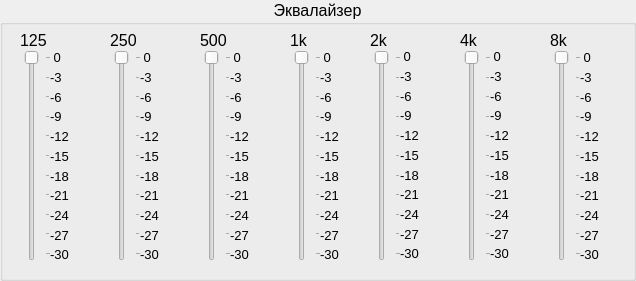
   <widget class="QGroupBox" name="equalizer">
    <property name="geometry">
     <rect>
      <x>9</x>
      <y>0</y>
      <width>636</width>
      <height>281</height>
     </rect>
    </property>
    <property name="font">
     <font>
      <pointsize>12</pointsize>
     </font>
    </property>
    <property name="autoFillBackground">
     <bool>false</bool>
    </property>
    <property name="title">
     <string>Эквалайзер</string>
    </property>
    <property name="alignment">
     <set>Qt::AlignHCenter|Qt::AlignTop</set>
    </property>
    <property name="flat">
     <bool>false</bool>
    </property>
    <property name="checkable">
     <bool>false</bool>
    </property>
    <widget class="QLabel" name="label_2k">
     <property name="geometry">
      <rect>
       <x>370</x>
       <y>30</y>
       <width>20</width>
       <height>21</height>
      </rect>
     </property>
     <property name="font">
      <font>
       <pointsize>12</pointsize>
      </font>
     </property>
     <property name="text">
      <string>2k</string>
     </property>
    </widget>
    <widget class="QWidget" name="verticalLayoutWidget_7">
     <property name="geometry">
      <rect>
       <x>580</x>
       <y>50</y>
       <width>31</width>
       <height>211</height>
      </rect>
     </property>
     <layout class="QVBoxLayout" name="layout8k">
      <item>
       <widget class="QLabel" name="label_8k_0">
        <property name="font">
         <font>
          <pointsize>10</pointsize>
         </font>
        </property>
        <property name="text">
         <string> 0</string>
        </property>
       </widget>
      </item>
      <item>
       <widget class="QLabel" name="label_8k_1">
        <property name="font">
         <font>
          <pointsize>10</pointsize>
         </font>
        </property>
        <property name="text">
         <string>-3</string>
        </property>
       </widget>
      </item>
      <item>
       <widget class="QLabel" name="label_8k_2">
        <property name="font">
         <font>
          <pointsize>10</pointsize>
         </font>
        </property>
        <property name="text">
         <string>-6</string>
        </property>
       </widget>
      </item>
      <item>
       <widget class="QLabel" name="label_8k_3">
        <property name="font">
         <font>
          <pointsize>10</pointsize>
         </font>
        </property>
        <property name="text">
         <string>-9</string>
        </property>
       </widget>
      </item>
      <item>
       <widget class="QLabel" name="label_8k_4">
        <property name="font">
         <font>
          <pointsize>10</pointsize>
         </font>
        </property>
        <property name="text">
         <string>-12</string>
        </property>
       </widget>
      </item>
      <item>
       <widget class="QLabel" name="label_8k_5">
        <property name="font">
         <font>
          <pointsize>10</pointsize>
         </font>
        </property>
        <property name="text">
         <string>-15</string>
        </property>
       </widget>
      </item>
      <item>
       <widget class="QLabel" name="label_8k_6">
        <property name="font">
         <font>
          <pointsize>10</pointsize>
         </font>
        </property>
        <property name="text">
         <string>-18</string>
        </property>
       </widget>
      </item>
      <item>
       <widget class="QLabel" name="label_8k_7">
        <property name="font">
         <font>
          <pointsize>10</pointsize>
         </font>
        </property>
        <property name="text">
         <string>-21</string>
        </property>
       </widget>
      </item>
      <item>
       <widget class="QLabel" name="label_8k_8">
        <property name="font">
         <font>
          <pointsize>10</pointsize>
         </font>
        </property>
        <property name="text">
         <string>-24</string>
        </property>
       </widget>
      </item>
      <item>
       <widget class="QLabel" name="label_8k_9">
        <property name="font">
         <font>
          <pointsize>10</pointsize>
         </font>
        </property>
        <property name="text">
         <string>-27</string>
        </property>
       </widget>
      </item>
      <item>
       <widget class="QLabel" name="label_8k_10">
        <property name="font">
         <font>
          <pointsize>10</pointsize>
         </font>
        </property>
        <property name="text">
         <string>-30</string>
        </property>
       </widget>
      </item>
     </layout>
    </widget>
    <widget class="QLabel" name="label_1k">
     <property name="geometry">
      <rect>
       <x>290</x>
       <y>30</y>
       <width>20</width>
       <height>21</height>
      </rect>
     </property>
     <property name="font">
      <font>
       <pointsize>12</pointsize>
      </font>
     </property>
     <property name="text">
      <string>1k</string>
     </property>
    </widget>
    <widget class="QSlider" name="slider250">
     <property name="geometry">
      <rect>
       <x>110</x>
       <y>50</y>
       <width>31</width>
       <height>211</height>
      </rect>
     </property>
     <property name="maximum">
      <number>10</number>
     </property>
     <property name="singleStep">
      <number>1</number>
     </property>
     <property name="pageStep">
      <number>1</number>
     </property>
     <property name="value">
      <number>0</number>
     </property>
     <property name="orientation">
      <enum>Qt::Vertical</enum>
     </property>
     <property name="invertedAppearance">
      <bool>true</bool>
     </property>
     <property name="invertedControls">
      <bool>true</bool>
     </property>
     <property name="tickPosition">
      <enum>QSlider::TicksBelow</enum>
     </property>
     <property name="tickInterval">
      <number>1</number>
     </property>
    </widget>
    <widget class="QSlider" name="slider4k">
     <property name="geometry">
      <rect>
       <x>460</x>
       <y>50</y>
       <width>31</width>
       <height>211</height>
      </rect>
     </property>
     <property name="maximum">
      <number>10</number>
     </property>
     <property name="singleStep">
      <number>1</number>
     </property>
     <property name="pageStep">
      <number>1</number>
     </property>
     <property name="value">
      <number>0</number>
     </property>
     <property name="orientation">
      <enum>Qt::Vertical</enum>
     </property>
     <property name="invertedAppearance">
      <bool>true</bool>
     </property>
     <property name="invertedControls">
      <bool>true</bool>
     </property>
     <property name="tickPosition">
      <enum>QSlider::TicksBelow</enum>
     </property>
     <property name="tickInterval">
      <number>1</number>
     </property>
    </widget>
    <widget class="QWidget" name="verticalLayoutWidget_2">
     <property name="geometry">
      <rect>
       <x>140</x>
       <y>50</y>
       <width>31</width>
       <height>211</height>
      </rect>
     </property>
     <layout class="QVBoxLayout" name="layout250">
      <item>
       <widget class="QLabel" name="label_250_0">
        <property name="font">
         <font>
          <pointsize>10</pointsize>
         </font>
        </property>
        <property name="text">
         <string> 0</string>
        </property>
       </widget>
      </item>
      <item>
       <widget class="QLabel" name="label_250_1">
        <property name="font">
         <font>
          <pointsize>10</pointsize>
         </font>
        </property>
        <property name="text">
         <string>-3</string>
        </property>
       </widget>
      </item>
      <item>
       <widget class="QLabel" name="label_250_2">
        <property name="font">
         <font>
          <pointsize>10</pointsize>
         </font>
        </property>
        <property name="text">
         <string>-6</string>
        </property>
       </widget>
      </item>
      <item>
       <widget class="QLabel" name="label_250_3">
        <property name="font">
         <font>
          <pointsize>10</pointsize>
         </font>
        </property>
        <property name="text">
         <string>-9</string>
        </property>
       </widget>
      </item>
      <item>
       <widget class="QLabel" name="label_250_4">
        <property name="font">
         <font>
          <pointsize>10</pointsize>
         </font>
        </property>
        <property name="text">
         <string>-12</string>
        </property>
       </widget>
      </item>
      <item>
       <widget class="QLabel" name="label_250_5">
        <property name="font">
         <font>
          <pointsize>10</pointsize>
         </font>
        </property>
        <property name="text">
         <string>-15</string>
        </property>
       </widget>
      </item>
      <item>
       <widget class="QLabel" name="label_250_6">
        <property name="font">
         <font>
          <pointsize>10</pointsize>
         </font>
        </property>
        <property name="text">
         <string>-18</string>
        </property>
       </widget>
      </item>
      <item>
       <widget class="QLabel" name="label_250_7">
        <property name="font">
         <font>
          <pointsize>10</pointsize>
         </font>
        </property>
        <property name="text">
         <string>-21</string>
        </property>
       </widget>
      </item>
      <item>
       <widget class="QLabel" name="label_250_8">
        <property name="font">
         <font>
          <pointsize>10</pointsize>
         </font>
        </property>
        <property name="text">
         <string>-24</string>
        </property>
       </widget>
      </item>
      <item>
       <widget class="QLabel" name="label_250_9">
        <property name="font">
         <font>
          <pointsize>10</pointsize>
         </font>
        </property>
        <property name="text">
         <string>-27</string>
        </property>
       </widget>
      </item>
      <item>
       <widget class="QLabel" name="label_250_10">
        <property name="font">
         <font>
          <pointsize>10</pointsize>
         </font>
        </property>
        <property name="text">
         <string>-30</string>
        </property>
       </widget>
      </item>
     </layout>
    </widget>
    <widget class="QLabel" name="label_250">
     <property name="geometry">
      <rect>
       <x>110</x>
       <y>30</y>
       <width>31</width>
       <height>21</height>
      </rect>
     </property>
     <property name="font">
      <font>
       <pointsize>12</pointsize>
      </font>
     </property>
     <property name="text">
      <string>250</string>
     </property>
    </widget>
    <widget class="QWidget" name="verticalLayoutWidget_5">
     <property name="geometry">
      <rect>
       <x>400</x>
       <y>49</y>
       <width>31</width>
       <height>211</height>
      </rect>
     </property>
     <layout class="QVBoxLayout" name="layout2k">
      <item>
       <widget class="QLabel" name="label_2k_0">
        <property name="font">
         <font>
          <pointsize>10</pointsize>
         </font>
        </property>
        <property name="text">
         <string> 0</string>
        </property>
       </widget>
      </item>
      <item>
       <widget class="QLabel" name="label_2k_1">
        <property name="font">
         <font>
          <pointsize>10</pointsize>
         </font>
        </property>
        <property name="text">
         <string>-3</string>
        </property>
       </widget>
      </item>
      <item>
       <widget class="QLabel" name="label_2k_2">
        <property name="font">
         <font>
          <pointsize>10</pointsize>
         </font>
        </property>
        <property name="text">
         <string>-6</string>
        </property>
       </widget>
      </item>
      <item>
       <widget class="QLabel" name="label_2k_3">
        <property name="font">
         <font>
          <pointsize>10</pointsize>
         </font>
        </property>
        <property name="text">
         <string>-9</string>
        </property>
       </widget>
      </item>
      <item>
       <widget class="QLabel" name="label_2k_4">
        <property name="font">
         <font>
          <pointsize>10</pointsize>
         </font>
        </property>
        <property name="text">
         <string>-12</string>
        </property>
       </widget>
      </item>
      <item>
       <widget class="QLabel" name="label_2k_5">
        <property name="font">
         <font>
          <pointsize>10</pointsize>
         </font>
        </property>
        <property name="text">
         <string>-15</string>
        </property>
       </widget>
      </item>
      <item>
       <widget class="QLabel" name="label_2k_6">
        <property name="font">
         <font>
          <pointsize>10</pointsize>
         </font>
        </property>
        <property name="text">
         <string>-18</string>
        </property>
       </widget>
      </item>
      <item>
       <widget class="QLabel" name="label_2k_7">
        <property name="font">
         <font>
          <pointsize>10</pointsize>
         </font>
        </property>
        <property name="text">
         <string>-21</string>
        </property>
       </widget>
      </item>
      <item>
       <widget class="QLabel" name="label_2k_8">
        <property name="font">
         <font>
          <pointsize>10</pointsize>
         </font>
        </property>
        <property name="text">
         <string>-24</string>
        </property>
       </widget>
      </item>
      <item>
       <widget class="QLabel" name="label_2k_9">
        <property name="font">
         <font>
          <pointsize>10</pointsize>
         </font>
        </property>
        <property name="text">
         <string>-27</string>
        </property>
       </widget>
      </item>
      <item>
       <widget class="QLabel" name="label_2k_10">
        <property name="font">
         <font>
          <pointsize>10</pointsize>
         </font>
        </property>
        <property name="text">
         <string>-30</string>
        </property>
       </widget>
      </item>
     </layout>
    </widget>
    <widget class="QSlider" name="slider500">
     <property name="geometry">
      <rect>
       <x>200</x>
       <y>50</y>
       <width>31</width>
       <height>211</height>
      </rect>
     </property>
     <property name="maximum">
      <number>10</number>
     </property>
     <property name="singleStep">
      <number>1</number>
     </property>
     <property name="pageStep">
      <number>1</number>
     </property>
     <property name="value">
      <number>0</number>
     </property>
     <property name="orientation">
      <enum>Qt::Vertical</enum>
     </property>
     <property name="invertedAppearance">
      <bool>true</bool>
     </property>
     <property name="invertedControls">
      <bool>true</bool>
     </property>
     <property name="tickPosition">
      <enum>QSlider::TicksBelow</enum>
     </property>
     <property name="tickInterval">
      <number>1</number>
     </property>
    </widget>
    <widget class="QWidget" name="verticalLayoutWidget_3">
     <property name="geometry">
      <rect>
       <x>320</x>
       <y>50</y>
       <width>31</width>
       <height>211</height>
      </rect>
     </property>
     <layout class="QVBoxLayout" name="layout1k">
      <item>
       <widget class="QLabel" name="label_1k_0">
        <property name="font">
         <font>
          <pointsize>10</pointsize>
         </font>
        </property>
        <property name="text">
         <string> 0</string>
        </property>
       </widget>
      </item>
      <item>
       <widget class="QLabel" name="label_1k_1">
        <property name="font">
         <font>
          <pointsize>10</pointsize>
         </font>
        </property>
        <property name="text">
         <string>-3</string>
        </property>
       </widget>
      </item>
      <item>
       <widget class="QLabel" name="label_1k_2">
        <property name="font">
         <font>
          <pointsize>10</pointsize>
         </font>
        </property>
        <property name="text">
         <string>-6</string>
        </property>
       </widget>
      </item>
      <item>
       <widget class="QLabel" name="label_1k_3">
        <property name="font">
         <font>
          <pointsize>10</pointsize>
         </font>
        </property>
        <property name="text">
         <string>-9</string>
        </property>
       </widget>
      </item>
      <item>
       <widget class="QLabel" name="label_1k_4">
        <property name="font">
         <font>
          <pointsize>10</pointsize>
         </font>
        </property>
        <property name="text">
         <string>-12</string>
        </property>
       </widget>
      </item>
      <item>
       <widget class="QLabel" name="label_1k_5">
        <property name="font">
         <font>
          <pointsize>10</pointsize>
         </font>
        </property>
        <property name="text">
         <string>-15</string>
        </property>
       </widget>
      </item>
      <item>
       <widget class="QLabel" name="label_1k_6">
        <property name="font">
         <font>
          <pointsize>10</pointsize>
         </font>
        </property>
        <property name="text">
         <string>-18</string>
        </property>
       </widget>
      </item>
      <item>
       <widget class="QLabel" name="label_1k_7">
        <property name="font">
         <font>
          <pointsize>10</pointsize>
         </font>
        </property>
        <property name="text">
         <string>-21</string>
        </property>
       </widget>
      </item>
      <item>
       <widget class="QLabel" name="label_1k_8">
        <property name="font">
         <font>
          <pointsize>10</pointsize>
         </font>
        </property>
        <property name="text">
         <string>-24</string>
        </property>
       </widget>
      </item>
      <item>
       <widget class="QLabel" name="label_1k_9">
        <property name="font">
         <font>
          <pointsize>10</pointsize>
         </font>
        </property>
        <property name="text">
         <string>-27</string>
        </property>
       </widget>
      </item>
      <item>
       <widget class="QLabel" name="label_1k_10">
        <property name="font">
         <font>
          <pointsize>10</pointsize>
         </font>
        </property>
        <property name="text">
         <string>-30</string>
        </property>
       </widget>
      </item>
     </layout>
    </widget>
    <widget class="QSlider" name="slider2k">
     <property name="geometry">
      <rect>
       <x>370</x>
       <y>50</y>
       <width>31</width>
       <height>211</height>
      </rect>
     </property>
     <property name="maximum">
      <number>10</number>
     </property>
     <property name="singleStep">
      <number>1</number>
     </property>
     <property name="pageStep">
      <number>1</number>
     </property>
     <property name="value">
      <number>0</number>
     </property>
     <property name="orientation">
      <enum>Qt::Vertical</enum>
     </property>
     <property name="invertedAppearance">
      <bool>true</bool>
     </property>
     <property name="invertedControls">
      <bool>true</bool>
     </property>
     <property name="tickPosition">
      <enum>QSlider::TicksBelow</enum>
     </property>
     <property name="tickInterval">
      <number>1</number>
     </property>
    </widget>
    <widget class="QSlider" name="slider125">
     <property name="geometry">
      <rect>
       <x>20</x>
       <y>50</y>
       <width>31</width>
       <height>211</height>
      </rect>
     </property>
     <property name="maximum">
      <number>10</number>
     </property>
     <property name="singleStep">
      <number>1</number>
     </property>
     <property name="pageStep">
      <number>1</number>
     </property>
     <property name="value">
      <number>0</number>
     </property>
     <property name="orientation">
      <enum>Qt::Vertical</enum>
     </property>
     <property name="invertedAppearance">
      <bool>true</bool>
     </property>
     <property name="invertedControls">
      <bool>true</bool>
     </property>
     <property name="tickPosition">
      <enum>QSlider::TicksBelow</enum>
     </property>
     <property name="tickInterval">
      <number>1</number>
     </property>
    </widget>
    <widget class="QWidget" name="verticalLayoutWidget_6">
     <property name="geometry">
      <rect>
       <x>490</x>
       <y>49</y>
       <width>31</width>
       <height>211</height>
      </rect>
     </property>
     <layout class="QVBoxLayout" name="layout4k">
      <item>
       <widget class="QLabel" name="label_4k_0">
        <property name="font">
         <font>
          <pointsize>10</pointsize>
         </font>
        </property>
        <property name="text">
         <string> 0</string>
        </property>
       </widget>
      </item>
      <item>
       <widget class="QLabel" name="label_4k_1">
        <property name="font">
         <font>
          <pointsize>10</pointsize>
         </font>
        </property>
        <property name="text">
         <string>-3</string>
        </property>
       </widget>
      </item>
      <item>
       <widget class="QLabel" name="label_4k_2">
        <property name="font">
         <font>
          <pointsize>10</pointsize>
         </font>
        </property>
        <property name="text">
         <string>-6</string>
        </property>
       </widget>
      </item>
      <item>
       <widget class="QLabel" name="label_4k_3">
        <property name="font">
         <font>
          <pointsize>10</pointsize>
         </font>
        </property>
        <property name="text">
         <string>-9</string>
        </property>
       </widget>
      </item>
      <item>
       <widget class="QLabel" name="label_4k_4">
        <property name="font">
         <font>
          <pointsize>10</pointsize>
         </font>
        </property>
        <property name="text">
         <string>-12</string>
        </property>
       </widget>
      </item>
      <item>
       <widget class="QLabel" name="label_4k_5">
        <property name="font">
         <font>
          <pointsize>10</pointsize>
         </font>
        </property>
        <property name="text">
         <string>-15</string>
        </property>
       </widget>
      </item>
      <item>
       <widget class="QLabel" name="label_4k_6">
        <property name="font">
         <font>
          <pointsize>10</pointsize>
         </font>
        </property>
        <property name="text">
         <string>-18</string>
        </property>
       </widget>
      </item>
      <item>
       <widget class="QLabel" name="label_4k_7">
        <property name="font">
         <font>
          <pointsize>10</pointsize>
         </font>
        </property>
        <property name="text">
         <string>-21</string>
        </property>
       </widget>
      </item>
      <item>
       <widget class="QLabel" name="label_4k_8">
        <property name="font">
         <font>
          <pointsize>10</pointsize>
         </font>
        </property>
        <property name="text">
         <string>-24</string>
        </property>
       </widget>
      </item>
      <item>
       <widget class="QLabel" name="label_4k_9">
        <property name="font">
         <font>
          <pointsize>10</pointsize>
         </font>
        </property>
        <property name="text">
         <string>-27</string>
        </property>
       </widget>
      </item>
      <item>
       <widget class="QLabel" name="label_4k_10">
        <property name="font">
         <font>
          <pointsize>10</pointsize>
         </font>
        </property>
        <property name="text">
         <string>-30</string>
        </property>
       </widget>
      </item>
     </layout>
    </widget>
    <widget class="QWidget" name="verticalLayoutWidget_4">
     <property name="geometry">
      <rect>
       <x>230</x>
       <y>50</y>
       <width>31</width>
       <height>211</height>
      </rect>
     </property>
     <layout class="QVBoxLayout" name="layout500">
      <item>
       <widget class="QLabel" name="label_500_0">
        <property name="font">
         <font>
          <pointsize>10</pointsize>
         </font>
        </property>
        <property name="text">
         <string> 0</string>
        </property>
       </widget>
      </item>
      <item>
       <widget class="QLabel" name="label_500_1">
        <property name="font">
         <font>
          <pointsize>10</pointsize>
         </font>
        </property>
        <property name="text">
         <string>-3</string>
        </property>
       </widget>
      </item>
      <item>
       <widget class="QLabel" name="label_500_2">
        <property name="font">
         <font>
          <pointsize>10</pointsize>
         </font>
        </property>
        <property name="text">
         <string>-6</string>
        </property>
       </widget>
      </item>
      <item>
       <widget class="QLabel" name="label_500_3">
        <property name="font">
         <font>
          <pointsize>10</pointsize>
         </font>
        </property>
        <property name="text">
         <string>-9</string>
        </property>
       </widget>
      </item>
      <item>
       <widget class="QLabel" name="label_500_4">
        <property name="font">
         <font>
          <pointsize>10</pointsize>
         </font>
        </property>
        <property name="text">
         <string>-12</string>
        </property>
       </widget>
      </item>
      <item>
       <widget class="QLabel" name="label_500_5">
        <property name="font">
         <font>
          <pointsize>10</pointsize>
         </font>
        </property>
        <property name="text">
         <string>-15</string>
        </property>
       </widget>
      </item>
      <item>
       <widget class="QLabel" name="label_500_6">
        <property name="font">
         <font>
          <pointsize>10</pointsize>
         </font>
        </property>
        <property name="text">
         <string>-18</string>
        </property>
       </widget>
      </item>
      <item>
       <widget class="QLabel" name="label_500_7">
        <property name="font">
         <font>
          <pointsize>10</pointsize>
         </font>
        </property>
        <property name="text">
         <string>-21</string>
        </property>
       </widget>
      </item>
      <item>
       <widget class="QLabel" name="label_500_8">
        <property name="font">
         <font>
          <pointsize>10</pointsize>
         </font>
        </property>
        <property name="text">
         <string>-24</string>
        </property>
       </widget>
      </item>
      <item>
       <widget class="QLabel" name="label_500_9">
        <property name="font">
         <font>
          <pointsize>10</pointsize>
         </font>
        </property>
        <property name="text">
         <string>-27</string>
        </property>
       </widget>
      </item>
      <item>
       <widget class="QLabel" name="label_500_10">
        <property name="font">
         <font>
          <pointsize>10</pointsize>
         </font>
        </property>
        <property name="text">
         <string>-30</string>
        </property>
       </widget>
      </item>
     </layout>
    </widget>
    <widget class="QLabel" name="label_4k">
     <property name="geometry">
      <rect>
       <x>460</x>
       <y>30</y>
       <width>20</width>
       <height>21</height>
      </rect>
     </property>
     <property name="font">
      <font>
       <pointsize>12</pointsize>
      </font>
     </property>
     <property name="text">
      <string>4k</string>
     </property>
    </widget>
    <widget class="QLabel" name="label_8k">
     <property name="geometry">
      <rect>
       <x>550</x>
       <y>30</y>
       <width>20</width>
       <height>21</height>
      </rect>
     </property>
     <property name="font">
      <font>
       <pointsize>12</pointsize>
      </font>
     </property>
     <property name="text">
      <string>8k</string>
     </property>
    </widget>
    <widget class="QLabel" name="label_500">
     <property name="geometry">
      <rect>
       <x>200</x>
       <y>30</y>
       <width>27</width>
       <height>20</height>
      </rect>
     </property>
     <property name="font">
      <font>
       <pointsize>12</pointsize>
      </font>
     </property>
     <property name="text">
      <string>500</string>
     </property>
    </widget>
    <widget class="QLabel" name="label_125">
     <property name="geometry">
      <rect>
       <x>20</x>
       <y>30</y>
       <width>27</width>
       <height>20</height>
      </rect>
     </property>
     <property name="font">
      <font>
       <pointsize>12</pointsize>
      </font>
     </property>
     <property name="text">
      <string>125</string>
     </property>
    </widget>
    <widget class="QSlider" name="slider1k">
     <property name="geometry">
      <rect>
       <x>290</x>
       <y>50</y>
       <width>31</width>
       <height>211</height>
      </rect>
     </property>
     <property name="maximum">
      <number>10</number>
     </property>
     <property name="singleStep">
      <number>1</number>
     </property>
     <property name="pageStep">
      <number>1</number>
     </property>
     <property name="value">
      <number>0</number>
     </property>
     <property name="orientation">
      <enum>Qt::Vertical</enum>
     </property>
     <property name="invertedAppearance">
      <bool>true</bool>
     </property>
     <property name="invertedControls">
      <bool>true</bool>
     </property>
     <property name="tickPosition">
      <enum>QSlider::TicksBelow</enum>
     </property>
     <property name="tickInterval">
      <number>1</number>
     </property>
    </widget>
    <widget class="QWidget" name="verticalLayoutWidget">
     <property name="geometry">
      <rect>
       <x>50</x>
       <y>50</y>
       <width>31</width>
       <height>211</height>
      </rect>
     </property>
     <layout class="QVBoxLayout" name="layout125">
      <item>
       <widget class="QLabel" name="label_125_0">
        <property name="font">
         <font>
          <pointsize>10</pointsize>
         </font>
        </property>
        <property name="text">
         <string> 0</string>
        </property>
       </widget>
      </item>
      <item>
       <widget class="QLabel" name="label_125_1">
        <property name="font">
         <font>
          <pointsize>10</pointsize>
         </font>
        </property>
        <property name="text">
         <string>-3</string>
        </property>
       </widget>
      </item>
      <item>
       <widget class="QLabel" name="label_125_2">
        <property name="font">
         <font>
          <pointsize>10</pointsize>
         </font>
        </property>
        <property name="text">
         <string>-6</string>
        </property>
       </widget>
      </item>
      <item>
       <widget class="QLabel" name="label_125_3">
        <property name="font">
         <font>
          <pointsize>10</pointsize>
         </font>
        </property>
        <property name="text">
         <string>-9</string>
        </property>
       </widget>
      </item>
      <item>
       <widget class="QLabel" name="label_125_4">
        <property name="font">
         <font>
          <pointsize>10</pointsize>
         </font>
        </property>
        <property name="text">
         <string>-12</string>
        </property>
       </widget>
      </item>
      <item>
       <widget class="QLabel" name="label_125_5">
        <property name="font">
         <font>
          <pointsize>10</pointsize>
         </font>
        </property>
        <property name="text">
         <string>-15</string>
        </property>
       </widget>
      </item>
      <item>
       <widget class="QLabel" name="label_125_6">
        <property name="font">
         <font>
          <pointsize>10</pointsize>
         </font>
        </property>
        <property name="text">
         <string>-18</string>
        </property>
       </widget>
      </item>
      <item>
       <widget class="QLabel" name="label_125_7">
        <property name="font">
         <font>
          <pointsize>10</pointsize>
         </font>
        </property>
        <property name="text">
         <string>-21</string>
        </property>
       </widget>
      </item>
      <item>
       <widget class="QLabel" name="label_125_8">
        <property name="font">
         <font>
          <pointsize>10</pointsize>
         </font>
        </property>
        <property name="text">
         <string>-24</string>
        </property>
       </widget>
      </item>
      <item>
       <widget class="QLabel" name="label_125_9">
        <property name="font">
         <font>
          <pointsize>10</pointsize>
         </font>
        </property>
        <property name="text">
         <string>-27</string>
        </property>
       </widget>
      </item>
      <item>
       <widget class="QLabel" name="label_125_10">
        <property name="font">
         <font>
          <pointsize>10</pointsize>
         </font>
        </property>
        <property name="text">
         <string>-30</string>
        </property>
       </widget>
      </item>
     </layout>
    </widget>
    <widget class="QSlider" name="slider8k">
     <property name="geometry">
      <rect>
       <x>550</x>
       <y>50</y>
       <width>31</width>
       <height>211</height>
      </rect>
     </property>
     <property name="maximum">
      <number>10</number>
     </property>
     <property name="singleStep">
      <number>1</number>
     </property>
     <property name="pageStep">
      <number>1</number>
     </property>
     <property name="value">
      <number>0</number>
     </property>
     <property name="orientation">
      <enum>Qt::Vertical</enum>
     </property>
     <property name="invertedAppearance">
      <bool>true</bool>
     </property>
     <property name="invertedControls">
      <bool>true</bool>
     </property>
     <property name="tickPosition">
      <enum>QSlider::TicksBelow</enum>
     </property>
     <property name="tickInterval">
      <number>1</number>
     </property>
    </widget>
   </widget>
